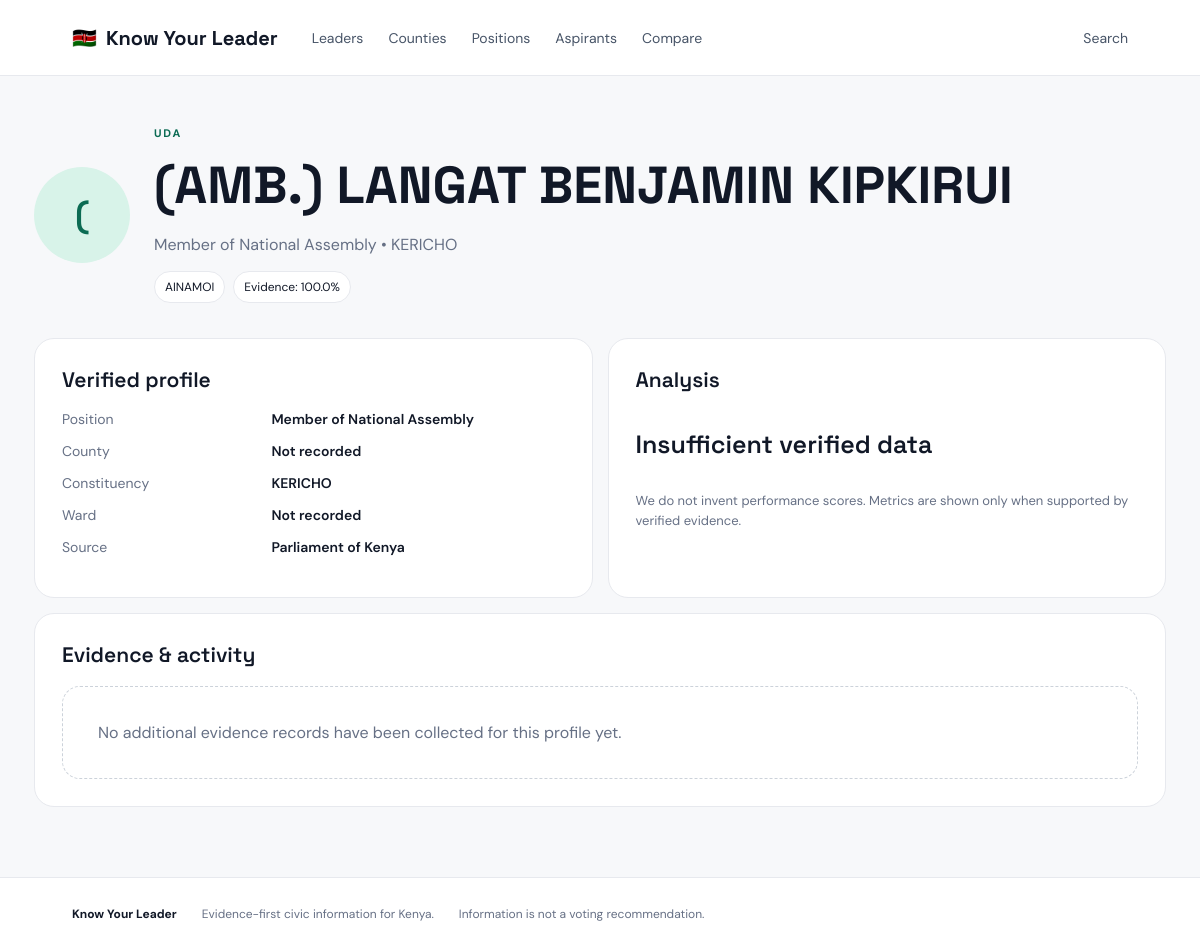
The page /leader/3 on the database its author committed.
### tables this page shows
CREATE TABLE leaders (
      id INTEGER PRIMARY KEY AUTOINCREMENT,
      name TEXT NOT NULL,
      position TEXT NOT NULL,
      county TEXT DEFAULT '',
      constituency TEXT DEFAULT '',
      ward TEXT DEFAULT '',
      party TEXT DEFAULT '',
      status TEXT DEFAULT 'Current office holder',
      bio TEXT DEFAULT '',
      photo_url TEXT DEFAULT '',
      performance REAL,
      activity REAL,
      promises REAL,
      finance REAL,
      evidence REAL DEFAULT 0,
      source_url TEXT,
      source_name TEXT,
      source_updated TEXT,
      last_seen TEXT,
      UNIQUE(name, position, county, constituency, ward)
    );

### app.py (the view)
@app.route('/leader/<int:leader_id>')
def leader(leader_id):
    c=db(); l=c.execute('SELECT * FROM leaders WHERE id=?',(leader_id,)).fetchone(); ev=c.execute('SELECT * FROM evidence WHERE leader_id=? ORDER BY date DESC',(leader_id,)).fetchall(); c.close()
    if not l: return 'Leader not found',404
    d=dict(l); d['score']=score(l)
    return render_template('leader.html', leader=d, evidence=ev)

### app.py (called while the page is built)
def db():
    c = sqlite3.connect(DB_PATH)
    c.row_factory = sqlite3.Row
    return c

def score(l):
    vals = [l['performance'], l['activity'], l['promises'], l['finance']]
    vals = [float(v) for v in vals if v is not None]
    return round(sum(vals)/len(vals), 1) if vals else None

### templates/leader.html
{% extends 'base.html' %}{% block title %}{{leader.name}} — Know Your Leader{% endblock %}{% block content %}<div class="profile"><div class="profiletop"><div class="bigavatar">{{leader.name[:1]}}</div><div><div class="eyebrow">{{leader.status}}</div><h1>{{leader.name}}</h1><p>{{leader.position}}{% if leader.county %} • {{leader.county}}{% endif %}{% if leader.constituency %} • {{leader.constituency}}{% endif %}</p><div class="chips"><span>{{leader.party or 'Party not recorded'}}</span><span>Evidence: {{leader.evidence or 0}}%</span></div></div></div><div class="profilegrid"><div class="panel"><h2>Verified profile</h2><dl><dt>Position</dt><dd>{{leader.position}}</dd><dt>County</dt><dd>{{leader.county or 'Not recorded'}}</dd><dt>Constituency</dt><dd>{{leader.constituency or 'Not applicable'}}</dd><dt>Ward</dt><dd>{{leader.ward or 'Not recorded'}}</dd><dt>Source</dt><dd>{% if leader.source_url %}<a target="_blank" href="{{leader.source_url}}">{{leader.source_name}}</a>{% else %}Not recorded{% endif %}</dd></dl></div><div class="panel"><h2>Analysis</h2>{% if leader.score is not none %}<div class="score">{{leader.score}}<small>/100</small></div>{% else %}<div class="noscore">Insufficient verified data</div>{% endif %}<p class="muted">We do not invent performance scores. Metrics are shown only when supported by verified evidence.</p></div></div><div class="panel"><h2>Evidence & activity</h2>{% for e in evidence %}<div class="evidence"><div><b>{{e.title}}</b><small>{{e.source}} • {{e.date}}</small></div><a target="_blank" href="{{e.url}}">Open source →</a></div>{% else %}<div class="empty">No additional evidence records have been collected for this profile yet.</div>{% endfor %}</div></div>{% endblock %}

### static/style.css (style rules this page uses)
:root { --ink:#111827;--muted:#667085;--line:#e7e9ee;--paper:#f7f8fa;--white:#fff;--accent:#0b6b53;--accent2:#d8f3e9;--dark:#10221d }
* { box-sizing:border-box }
body { margin:0;background:var(--paper);color:var(--ink);font-family:'DM Sans',sans-serif }
a { text-decoration:none;color:inherit }
.eyebrow { font-size:11px;font-weight:700;letter-spacing:1.8px;color:var(--accent);margin-bottom:12px }
.leadercard .avatar,.bigavatar { width:52px;height:52px;border-radius:50%;background:var(--accent2);color:var(--accent);display:grid;place-items:center;font:700 21px 'Space Grotesk';flex:none }
.profile { padding-top:50px }
.profiletop { display:flex;gap:24px;align-items:center;margin-bottom:35px }
.bigavatar { width:96px;height:96px;font-size:34px }
.profiletop h1 { font:700 52px 'Space Grotesk';margin:0 }
.profiletop p { color:var(--muted) }
.chips { display:flex;gap:8px }
.chips span { background:#fff;border:1px solid var(--line);padding:7px 10px;border-radius:99px;font-size:12px }
.profilegrid,.comparegrid { display:grid;grid-template-columns:1fr 1fr;gap:15px;margin-bottom:15px }
.panel { background:#fff;border:1px solid var(--line);border-radius:20px;padding:27px }
.panel h2 { font:600 21px 'Space Grotesk';margin-top:0 }
dl { display:grid;grid-template-columns:1fr 1.5fr;gap:14px;font-size:14px }
dt { color:var(--muted) }
dd { margin:0;font-weight:600 }
.noscore { font:600 25px 'Space Grotesk';padding:18px 0 }
.muted { color:var(--muted);font-size:13px;line-height:1.5 }
.empty { background:#fff;border:1px dashed #ccd2da;padding:35px;border-radius:18px;color:var(--muted);grid-column:1/-1 }

### rows shown on the page
leaders: name "(", status "UDA", name "(AMB.) LANGAT BENJAMIN KIPKIRUI", position "Member of National Assembly", constituency "KERICHO", party "AINAMOI", evidence "100.0", county "Not recorded", ward "Not recorded", source_name "Parliament of Kenya"
